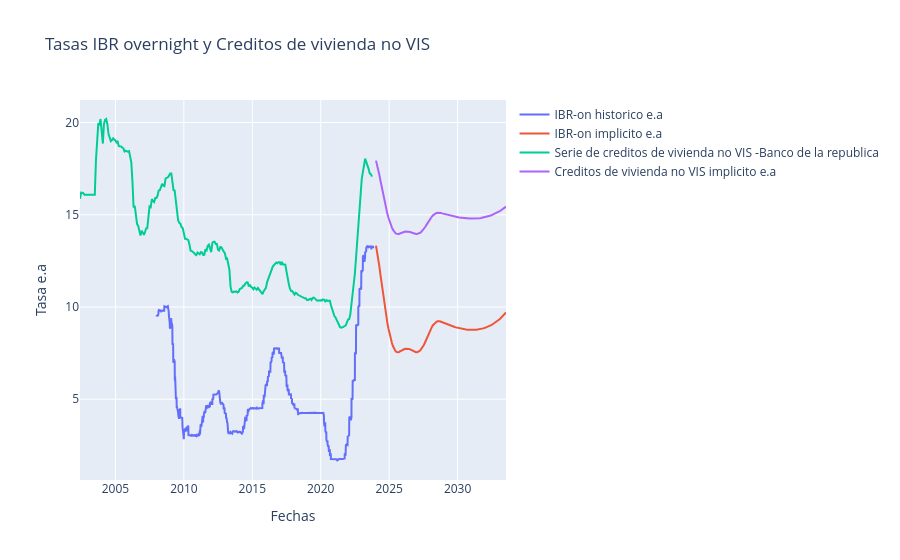

Source (notebook cell):
### Code cell
import nbformat
fig = go.Figure()
fig.add_trace(go.Scatter(x=ibr_on['valor'].index, 
                         y=ibr_on['valor'],
                         mode='lines',
                         name='IBR-on historico e.a'))


fig.add_trace(go.Scatter(x=fwd_curve['rate'].index, 
                        y=nom_to_effective(fwd_curve['rate'],365)*100,
                        mode='lines',
                        name='IBR-on implicito e.a'))

fig.add_trace(go.Scatter(x=cv_tasa.index, 
                        y=cv_tasa['tasa'],
                        mode='lines',
                        name='Serie de creditos de vivienda no VIS -Banco de la republica '))
# Add traces for dates after today
fig.add_trace(go.Scatter(x=fwd_curve.index, 
                        y=predict_valor_CV_TASA(nom_to_effective(fwd_curve['rate'],365)*100,beta[1],beta[0]),
                        mode='lines',
                        name='Creditos de vivienda no VIS implicito e.a'))


# Update layout
fig.update_layout(
    title='Tasas IBR overnight y Creditos de vivienda no VIS ',
    xaxis=dict(title='Fechas'),
    yaxis=dict(title='Tasa e.a'),
)
# Show the plot
fig.show()
fig.write_html('/Users/avelezxerenity/Documents/GitHub/wpages/Ibr-on.html')
